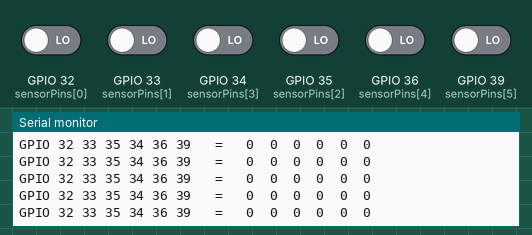
Bench run of a sketch on a simulated ESP32. Shown: the last lines printed to the serial monitor. Inputs (shaded band) come from the test bench; at power-on: GPIO 32 (sensorPins[0]), GPIO 33 (sensorPins[1]), GPIO 34 (sensorPins[3]), GPIO 35 (sensorPins[2]), GPIO 36 (sensorPins[4]), GPIO 39 (sensorPins[5]) LOW.

Above: at 1.6 s.
1.7 s: GPIO 32 (sensorPins[0]) driven HIGH
At 2.1 s:
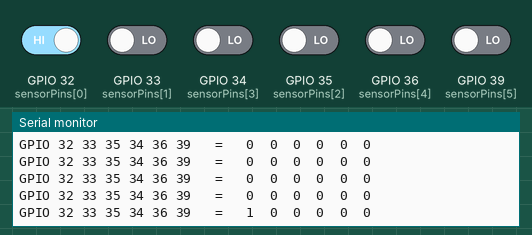
3.2 s: GPIO 33 (sensorPins[1]) driven HIGH
At 3.6 s:
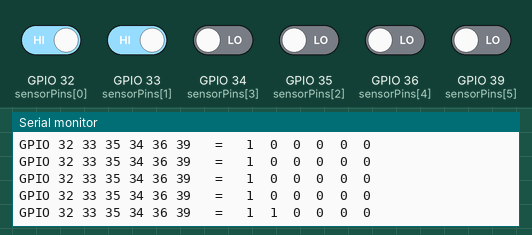
4.7 s: GPIO 34 (sensorPins[3]) driven HIGH
At 5.11 s:
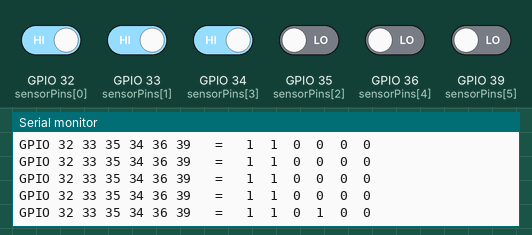
6.2 s: GPIO 35 (sensorPins[2]) driven HIGH
At 6.61 s:
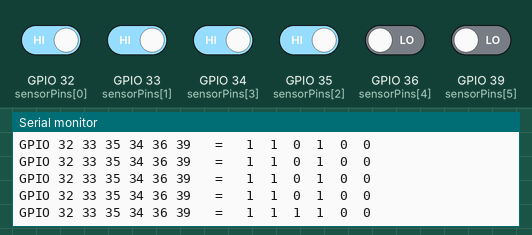
7.7 s: GPIO 36 (sensorPins[4]) driven HIGH
At 8.12 s:
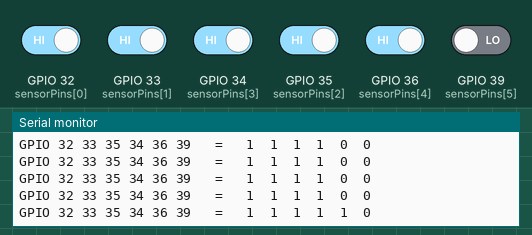
9.2 s: GPIO 39 (sensorPins[5]) driven HIGH
At 9.62 s:
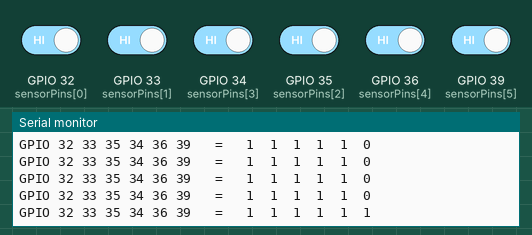

The sketch:

sensor_test_digital.ino
```cpp
/*
  SENSOR TEST - digital version

  This board has D1..D8 outputs, not analog ones, so the pins are read
  with digitalRead. Each channel is either 0 or 1, nothing in between.

  Wiring being tested (6 of the 8 channels):
    GPIO 32, 33, 35, 34, 36, 39

  Upload this, open Serial Monitor at 115200, and watch the line of
  0s and 1s. Then:

    - hold the car over the WHITE floor   -> note the pattern
    - hold the car over the BLACK tape    -> note the pattern
    - wave your hand under the sensors    -> the numbers must change

  If the numbers NEVER change no matter what is underneath, the
  sensors are not seeing anything and it is a hardware problem, not
  a code problem.
*/

int sensorPins[6] = { 32, 33, 35, 34, 36, 39 };

unsigned long lastPrint = 0;

void setup() {
  Serial.begin(115200);
  delay(400);

  for (int i = 0; i < 6; i++) {
    pinMode(sensorPins[i], INPUT);
  }

  Serial.println();
  Serial.println("========== SENSOR TEST (digital) ==========");
  Serial.println("Watch the six numbers.");
  Serial.println("  over white floor -> one pattern");
  Serial.println("  over black tape  -> the other pattern");
  Serial.println("If they never change, the sensors are not working.");
  Serial.println("===========================================");
  Serial.println();
}

void loop() {
  if (millis() - lastPrint < 250) {
    return;
  }
  lastPrint = millis();

  Serial.print("GPIO 32 33 35 34 36 39   =   ");

  for (int i = 0; i < 6; i++) {
    int value = digitalRead(sensorPins[i]);
    Serial.print(value);
    Serial.print("  ");
  }

  Serial.println();
}
```

Measured:
- after the input at 1.7 s, the serial monitor: prints a new line after 0.22 s (image 1)
- after the input at 3.2 s, the serial monitor: prints a new line after 0.22 s (image 2)
- after the input at 4.7 s, the serial monitor: prints a new line after 0.23 s (image 3)
- after the input at 6.2 s, the serial monitor: prints a new line after 0.23 s (image 4)
- after the input at 7.7 s, the serial monitor: prints a new line after 0.24 s (image 5)
- after the input at 9.2 s, the serial monitor: prints a new line after 0.24 s (image 6)
